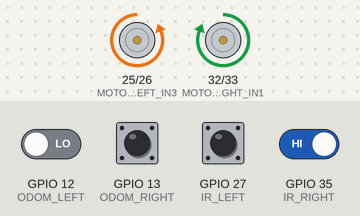
The sketch below on a simulated ESP8266 (NodeMCU). Shown: motor-driver pin pairs drawn as motors (green arrow = first pin HIGH = forward, orange = second pin HIGH = backward, longer = more drive). The inputs (shaded band) are chosen by the test bench; at power-on: GPIO 27 (IR_LEFT), GPIO 35 (IR_RIGHT) HIGH, GPIO 12 (ODOM_LEFT), GPIO 13 (ODOM_RIGHT) LOW. What the sketch prints to the serial monitor is not drawn.

Above: at 2.2 s.
2.3 s: GPIO 27 (IR_LEFT) pulsed LOW 2 times (0.12 s each, 0.3 s apart)
At 3.9 s:
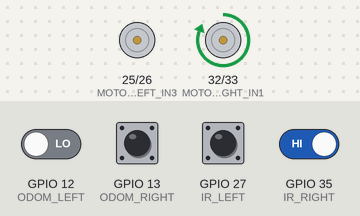
4.4 s: GPIO 27 (IR_LEFT) driven LOW
At 5.7 s:
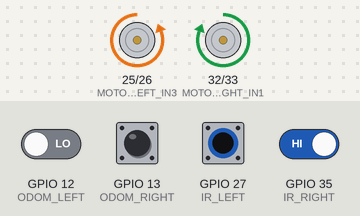
7.4 s: GPIO 27 (IR_LEFT) driven HIGH
At 8.0 s:
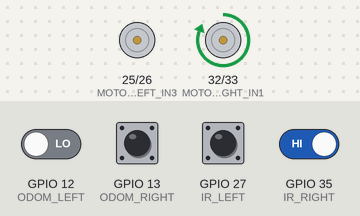
10.4 s: GPIO 12 (ODOM_LEFT) driven HIGH and GPIO 27 (IR_LEFT) driven LOW
At 11.5 s:
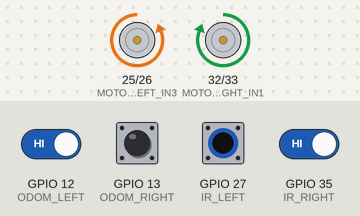
Timing chart, 0 to 13.4 s (numbered marks = the images above; inputs shaded):
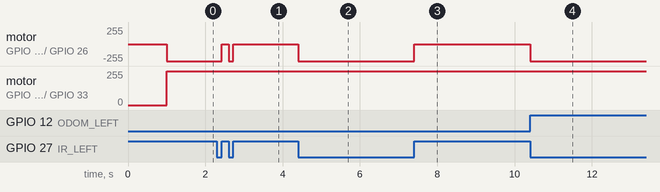

The sketch:

line_follower_odom_test.ino
```cpp
// ODOM
#define PI                3.1415926535897932384626433832795
#define ODOM_SECTIONS     40.0
#define L_ENTRE_ROUE      135.0
#define DIAMETRE_ROUE     65.0
#define PERIMETRE_ROUE    PI * DIAMETRE_ROUE
#define ODOM_STEP_MM      2.5 //PERIMETRE_ROUE / ODOM_SECTIONS

// Motors
#define MOTOR_RIGHT_IN1   32
#define MOTOR_RIGHT_IN2   33
#define MOTOR_LEFT_IN3    25
#define MOTOR_LEFT_IN4    26

// IR Sensors
#define IR_LEFT           27
#define IR_RIGHT          35

// ODOM
#define ODOM_LEFT         12
#define ODOM_RIGHT        13

int IR_left_value         = 0; // Boolean?
int IR_right_value        = 0;

int odom_left_counter     = 0;
int odom_right_counter    = 0;

int state                 = 2;

int input_distance        = 100000; // in mm

void setup()
{
  Serial.begin(115200);

  pinMode(MOTOR_RIGHT_IN1,  OUTPUT);
  pinMode(MOTOR_RIGHT_IN2,  OUTPUT);
  pinMode(MOTOR_LEFT_IN3,   OUTPUT);
  pinMode(MOTOR_LEFT_IN4,   OUTPUT);

  attachInterrupt(IR_LEFT,    Read_IR_left,     CHANGE);
  attachInterrupt(IR_RIGHT,   Read_IR_right,    CHANGE);

  attachInterrupt(ODOM_LEFT,  Read_odom_left,   CHANGE);
  attachInterrupt(ODOM_RIGHT, Read_odom_right,  CHANGE);

  // Reset counters to avoid unexpected triggers after initialisation
  delay(1000);
  odom_left_counter   = 0;
  odom_right_counter  = 0;

}

void loop()
{
  /*
  Serial.println("------DEBUG-------");
  Serial.print("left:");            Serial.println(IR_left_value);                   Serial.print("right:"); Serial.println(IR_right_value);

  Serial.print("odom step:  ");     Serial.println(ODOM_STEP_MM);
  Serial.print("odom counter: ");   Serial.println(odom_left_counter);
  Serial.print("odom L en mm: ");   Serial.println(odom_right_counter*ODOM_STEP_MM);

  delay(100);
  */

  // /*
  switch(state)
  {
    case 0:
      Serial.println("driving left");

      Drive_left();

      if (  IR_right_value  && !IR_left_value   ){state = 1;}
      if (  !IR_right_value && !IR_left_value   ){state = 2;}
      if (  IR_right_value  && IR_left_value    ){state = 2;}
      if (  odom_left_counter >= input_distance / ODOM_STEP_MM){state = 3;}
      break;

    case 1:
      Serial.println("driving right");

      Drive_right();

      if (  IR_left_value   && !IR_right_value  ){state = 0;}
      if (  !IR_right_value && !IR_left_value   ){state = 2;}
      if (  IR_right_value  && IR_left_value    ){state = 2;}
      if (  odom_left_counter >= input_distance / ODOM_STEP_MM){state = 3;}
      break;

    case 2:
      Serial.println("driving forwards");

      Drive_forwards();

      if (  IR_left_value   && !IR_right_value  ){state = 0;}
      if (  IR_right_value  && !IR_left_value   ){state = 1;}
      if (  odom_left_counter >= input_distance / ODOM_STEP_MM){state = 3;}
      break;

    case 3:
      Serial.println("stopping.");

      Drive_stop();
      break;

  }
  // */
}

ICACHE_RAM_ATTR void Read_IR_left()
{
  IR_left_value = digitalRead(IR_LEFT);
}

ICACHE_RAM_ATTR void Read_IR_right()
{
  IR_right_value = digitalRead(IR_RIGHT);
}

ICACHE_RAM_ATTR void Read_odom_left()
{
  odom_left_counter++;
}

ICACHE_RAM_ATTR void Read_odom_right()
{
  odom_right_counter++;
}


void Motor_right(int direction){
  if (direction == 1)
  {
    digitalWrite(MOTOR_RIGHT_IN1,HIGH);
    digitalWrite(MOTOR_RIGHT_IN2,LOW);
  }
  else if (direction == -1)
  {
    digitalWrite(MOTOR_RIGHT_IN1,LOW);
    digitalWrite(MOTOR_RIGHT_IN2,HIGH);
  }
  else if (direction == 0)
  {
    digitalWrite(MOTOR_RIGHT_IN1,LOW);
    digitalWrite(MOTOR_RIGHT_IN2,LOW);
  }
  else
  {
    Serial.println("error");
  }
}

void Motor_left(int direction){
  if (direction == 1)
  {
    digitalWrite(MOTOR_LEFT_IN3,LOW);
    digitalWrite(MOTOR_LEFT_IN4,HIGH);
  }
  else if (direction == -1)
  {
    digitalWrite(MOTOR_LEFT_IN3,HIGH);
    digitalWrite(MOTOR_LEFT_IN4,LOW);
  }
  else if (direction == 0)
  {
    digitalWrite(MOTOR_LEFT_IN3,LOW);
    digitalWrite(MOTOR_LEFT_IN4,LOW);
  }
  else
  {
    Serial.println("error");
  }
}

void Drive_forwards(){
  Motor_right(1);
  Motor_left(1);
}

void Drive_backwards(){
  Motor_right(-1);
  Motor_left(-1);
}

void Drive_right(){
  Motor_right(0);
  Motor_left(1);
}

void Drive_left(){
  Motor_right(1);
  Motor_left(0);
}

void Drive_stop(){
  Motor_right(0);
  Motor_left(0);
}
```

Measured:
- after the input at 2.3 s, motor on GPIO 25 (MOTOR_LEFT_IN3) / GPIO 26 (MOTOR_LEFT_IN4): backward 255/255 → stopped after 0.12 s, → backward 255/255 0.18 s later, → stopped 0.12 s later
- after the input at 4.4 s, motor on GPIO 25 (MOTOR_LEFT_IN3) / GPIO 26 (MOTOR_LEFT_IN4): stopped → backward 255/255 at once
- after the input at 7.4 s, motor on GPIO 25 (MOTOR_LEFT_IN3) / GPIO 26 (MOTOR_LEFT_IN4): backward 255/255 → stopped at once
- after the input at 10.4 s, motor on GPIO 25 (MOTOR_LEFT_IN3) / GPIO 26 (MOTOR_LEFT_IN4): stopped → backward 255/255 at once
